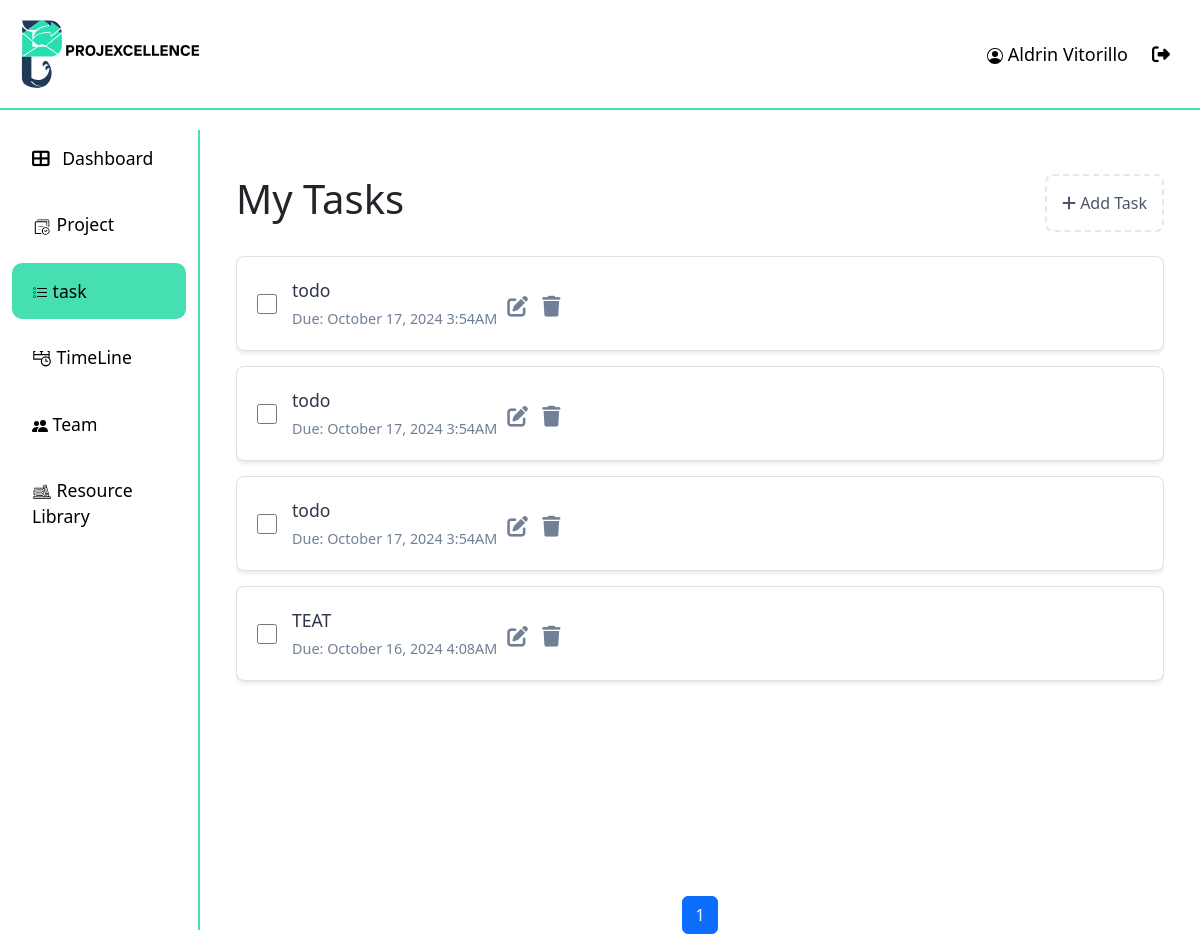
The page /task/ (signed in) on the database its author committed.
### api/models.py (models this page shows, shortened)
class User(AbstractUser):
    ROLE_CHOICES = [
        ("ADMIN", "Admin"),
        ("PM", "projectmanger"),
        ("MEMBER", "member"),
    ]
    STATUS_CHOICES = [
        ("APPROVED", "Approved"),
        ("REJECTED", "Rejected"),
        ("PENDING", "Pending"),
    ]
    username = None  # Remove the username field entirely
    email = models.EmailField(_("email address"), unique=True)
    phone_regex = RegexValidator(
        regex=r"^\+?1?\d{9,15}$",
        message="Phone number must be entered in the format: '+999999999'. Up to 15 digits allowed.",
    )
    phone_number = models.CharField(validators=[phone_regex], max_length=17, blank=True)
    role = models.CharField(max_length=10, choices=ROLE_CHOICES, default="EMPLOYEE")
    date_of_hire = models.DateField(blank=True, null=True)
    profile_path = models.ImageField(null=True, blank=True)
    status = models.CharField(max_length=20, choices=STATUS_CHOICES, default="PENDING")
    groups = models.ManyToManyField(
        "auth.Group",
        verbose_name=_("groups"),
        blank=True,
        related_name="custom_user_set",
        related_query_name="custom_user",
    )
    user_permissions = models.ManyToManyField(
        "auth.Permission",
        verbose_name=_("user permissions"),
        blank=True,
        related_name="custom_user_set",
        related_query_name="custom_user",
    )
    objects = UserManager()
    USERNAME_FIELD = "email"
    REQUIRED_FIELDS = ["first_name", "last_name", "date_of_hire", "password"]
    def __str__(self):
        return f"{self.first_name} {self.last_name}"

class Task(models.Model):
    task_name = models.CharField(max_length=50)
    description = models.TextField()
    assigned_to = models.ForeignKey(User, on_delete=models.CASCADE)
    status = models.CharField(max_length=50)
    due_date = models.DateTimeField()
    completed = models.BooleanField(default=False)
    created_at = models.DateTimeField(auto_now_add=True)
    updated_at = models.DateTimeField(auto_now=True)

### api/views.py (the view)
# urls.py: path("task/", views.task_list, name="task"),
@login_required
def task_list(request):
    tasks = Task.objects.filter(assigned_to=request.user).order_by("-due_date")
    task_filter = TaskFilter(request.GET, queryset=tasks)
    paginator = Paginator(task_filter.qs, 10)  # Paginate the tasks, 10 per page
    page_number = request.GET.get("page")
    page_obj = paginator.get_page(page_number)
    edit_task_forms = {task.id: TaskForm(instance=task) for task in tasks}
    context = {
        "page_obj": page_obj,
        "edit_task_forms": edit_task_forms,
        "add_task_form": TaskForm(),  # Form to add a new task
        "filter": task_filter,
    }
    return render(request, "task.html", context)# from task_list

### api/forms.py
class TaskForm(forms.ModelForm):
    class Meta:
        model = Task
        fields = ["task_name", "description","assigned_to","due_date","status"]
        widgets = {
            "due_date": forms.DateTimeInput(attrs={"type": "datetime-local"}),
        }

### api/templatetags/custom_filters.py (called while the page is built)
@register.filter
def dict_get(d, key):
    return d.get(key)

### api/templates/task.html (shortened to what this page needs)
{% extends "base.html" %}
{% load crispy_forms_tags %}
{% load custom_filters %}
{% block content %}
<div class="page-container">
    <div class="content-wrapper container mt-4">
        <div class="d-flex justify-content-between align-items-center mb-4">
            <h1 class="text-3xl font-bold">My Tasks</h1>
            <div class="add-task" data-bs-toggle="modal" data-bs-target="#addTaskModal">
                <i class="fas fa-plus mr-2"></i> Add Task
            </div>
        </div>
        <div id="tasks-list">
            {% for task in page_obj %}
            <div class="task-item {% if task.completed %}completed{% endif %}">
                <div class="d-flex align-items-center">
                    <input type="checkbox" class="task-checkbox" {% if task.completed %}checked{% endif %}>
                    <div>
                        <div class="task-description">{{ task.description }}</div>
                        <div class="task-due-date">Due: {{ task.due_date|date:"F j, Y g:iA" }}</div>
                    </div>
                    <div class="task-actions ml-auto">
                        <i class="fas fa-edit" data-bs-toggle="modal" data-bs-target="#editTaskModal{{ task.id }}"></i>
                        <i class="fas fa-trash" data-bs-toggle="modal" data-bs-target="#deleteTaskModal{{ task.id }}"></i>
                    </div>
                </div>
            </div>
            {% empty %}
                <div class="task-item">
                    <h4 class="text-center">You have no tasks to accomplish.<br/><small>Set up tasks to have a productive day ahead.</small></h4>
                </div>
            {% endfor %}
        </div>
        <nav aria-label="Page navigation" class="mt-auto">
            <ul class="pagination justify-content-center">
                {% for num in page_obj.paginator.page_range %}
                    {% if page_obj.number == num %}
                        <li class="page-item active"><span class="page-link">{{ num }}</span></li>
                    {% elif num > page_obj.number|add:'-3' and num < page_obj.number|add:'3' %}
                        <li class="page-item"><a class="page-link" href="?page={{ num }}">{{ num }}</a></li>
                    {% endif %}
                {% endfor %}
            </ul>
        </nav>
    </div>
</div>
{% endblock content %}

### api/templates/base.html (shortened to what this page needs)
{% load static %}
<!DOCTYPE html>
<html lang="en">
  <head>
    <link
      href="https://cdn.jsdelivr.net/npm/bootstrap@5.3.0/dist/css/bootstrap.min.css"
      rel="stylesheet"
    />
    <link
      href="https://cdnjs.cloudflare.com/ajax/libs/font-awesome/6.4.0/css/all.min.css"
      rel="stylesheet"
    />
  </head>
  <body>
    <header>
      <div class="header">
          <img src="{% static '/res/slogo.svg' %}" alt="logo" width="200px">
          <div class="profile">
            <a class="nav-link {% if request.resolver_match.url_name == 'profile' %}active{% endif %}" href="{% url 'profile' %}">
              {{ request.user.first_name|capfirst }} {{ request.user.last_name|capfirst }}
            </a>
            <a class="nav-link" href="{% url 'logout' %}" onclick="event.preventDefault(); document.getElementById('logout-form').submit();">
              <i class="fas fa-sign-out-alt me-2"></i>
            </a>
          </div>
      </div>
    </header>
    <div class="container-fluid">
      <div class="row">
        <nav
          id="sidebarMenu"
          class="col-md-3 col-lg-2 d-md-block sidebar collapse"
        >
          <ul class="nav flex-column">
            <li class="nav-item">
              <a class="nav-link {% if request.resolver_match.url_name == 'dashboard' %}active{% endif %}" href="{% url 'dashboard' %}">
                <i class="fas fa-th-large me-2"></i> Dashboard
              </a>
            </li>
            <li class="nav-item">
              <a class="nav-link {% if request.resolver_match.url_name == 'dashboard' %}active{% endif %}" href="{% url 'dashboard' %}">
                <img src="{% static '/res/projectIcon.svg' %}" alt="logo" width="20px">  Project
              </a>
            </li>
            <li class="nav-item">
              <a class="nav-link {% if request.resolver_match.url_name == 'task' %}active{% endif %}" href="{% url 'task' %}">
                 task
              </a>
            </li>
            <li class="nav-item">
              <a class="nav-link {% if request.resolver_match.url_name == 'dashboard' %}active{% endif %}" href="{% url 'dashboard' %}">
                <img src="{% static '/res/timelineIcon.svg' %}" alt="logo" width="20px">  TimeLine
              </a>
            </li>
            <li class="nav-item">
              <a class="nav-link {% if request.resolver_match.url_name == 'myteam' %}active{% endif %}" href="{% url 'myteam' %}">
                </i> Team
              </a>
            </li>
            <li class="nav-item">
              <a class="nav-link {% if request.resolver_match.url_name == 'resourceLib' %}active{% endif %}" href="{% url 'resourceLib' %}">
                <img src="{% static '/res/resourceIcon.svg' %}" alt="logo" width="20px"> Resource Library
              </a>
            </li>
          </ul>
        </nav>
        <main class="col-md-9 ms-sm-auto col-lg-10 px-md-4 main-content">
          {% block content %}{% endblock content %}
        </main>
      </div>
    </div>
  </body>
</html>

### api/templates/base.html (style rules this page uses)
.header { overflow: hidden; background-color: #ffffff; padding: 20px 10px; position: fixed; top: 0; width: 100%; z-index: 1000; margin-bottom: 10px; border-bottom: 2px solid #46DFB1; height: 110px; display: flex; justify-content: space-between; align-items: center; }
.header a { float: left; color: black; text-align: center; padding: 12px; text-decoration: none; font-size: 18px; line-height: 25px; border-radius: 4px; }
body { margin-top: 130px; background-color: #ffffff; }
.sidebar { background-color: #ffffff; color: black; height: 100vh; overflow-y: auto; position: fixed; top: 100; left: 0; z-index: 1000; border-right: 2px solid #46DFB1; }
.sidebar .nav-link { color: black; padding: 15px 20px; font-size: 1.1rem; margin-bottom: 10px; }
.sidebar .nav-link.active { background-color: #46DFB1; border-radius: 10px; color: black; }
.main-content { margin-left: 0; padding-top: 20px; }

### api/templates/task.html (style rules this page uses)
.page-container { display: flex; flex-direction: column; min-height: 100vh; }
.content-wrapper { flex: 1; display: flex; flex-direction: column; }
#tasks-list { flex: 1; overflow-y: auto; margin-bottom: 20px; }
.task-item { background-color: #ffffff; border: 1px solid #e0e0e0; border-radius: 8px; padding: 20px; margin-bottom: 15px; cursor: pointer; transition: all 0.3s ease; box-shadow: 0 2px 4px rgba(0,0,0,0.1); }
.task-checkbox { margin-right: 15px; width: 20px; height: 20px; }
.task-description { font-size: 1.1rem; color: #2d3748; margin-bottom: 5px; }
.task-due-date { font-size: 0.9rem; color: #718096; }
.add-task { color: #4a5568; cursor: pointer; padding: 15px; border: 2px dashed #e2e8f0; border-radius: 8px; display: inline-block; transition: all 0.3s ease; }
.task-actions { float: right; }
.task-actions i { cursor: pointer; margin-top: 10px; margin-left: 10px; color: #718096; transition: color 0.2s ease; font-size: 1.3em; }

### rows shown on the page
User: user.first_name "Aldrin", user.last_name "Vitorillo"
Task: description "todo", due_date "October 17, 2024 3:54AM"
Task: description "todo", due_date "October 17, 2024 3:54AM"
Task: description "todo", due_date "October 17, 2024 3:54AM"
Task: description "TEAT", due_date "October 16, 2024 4:08AM"

### other values the page prints
{{ num }} "1"
